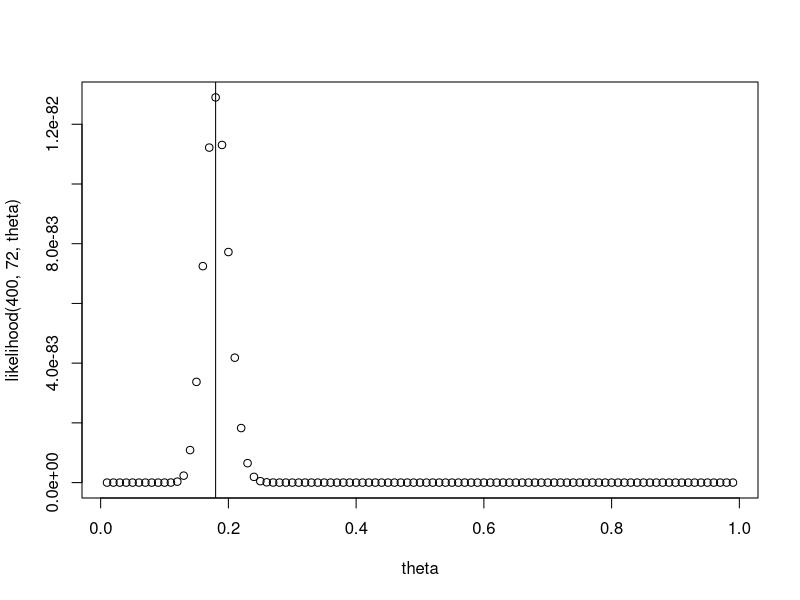
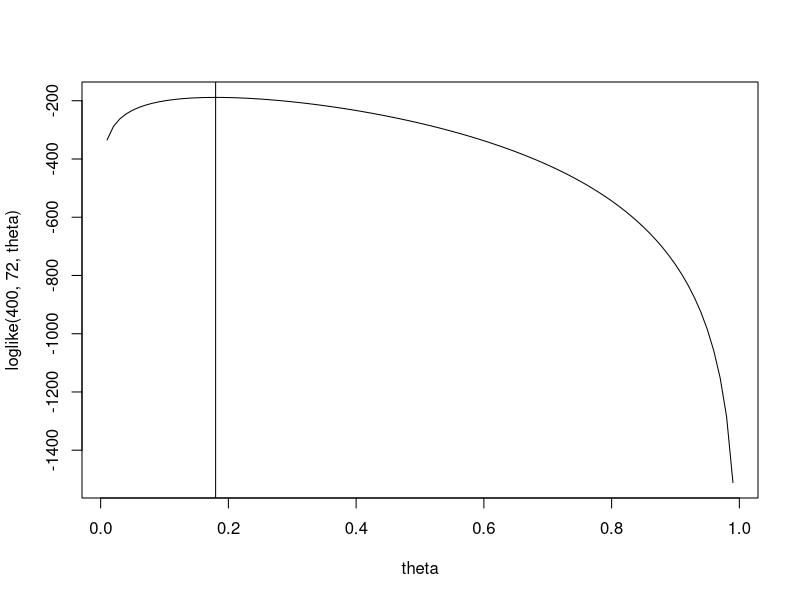

Reproduce these figures in R, in order.
#likelihood with heart attack

#400 heart attack. 72 died, 378 alive.
#we could use binomial likelihood or bernouli likelihood, use bernouli here

#total sample n, death y, value of the parameter theta
likelihood=function(n,y,theta){return(theta^y*(1-theta)^(n-y))}
theta=seq(from=0.01, to=0.99, by=0.01)
plot(theta,likelihood(400,72,theta))
abline(v=.18)

loglike=function(n,y,theta){return (y*log(theta)+(n-y)*log(1-theta))}
plot(theta,loglike(400,72,theta),type='l')
abline(v=.18)